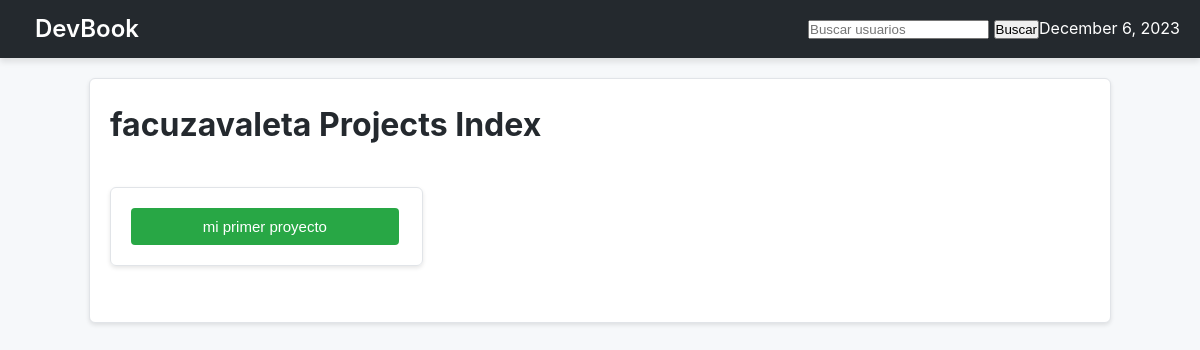
Before: /facuzavaleta/projects/ with the older database file.
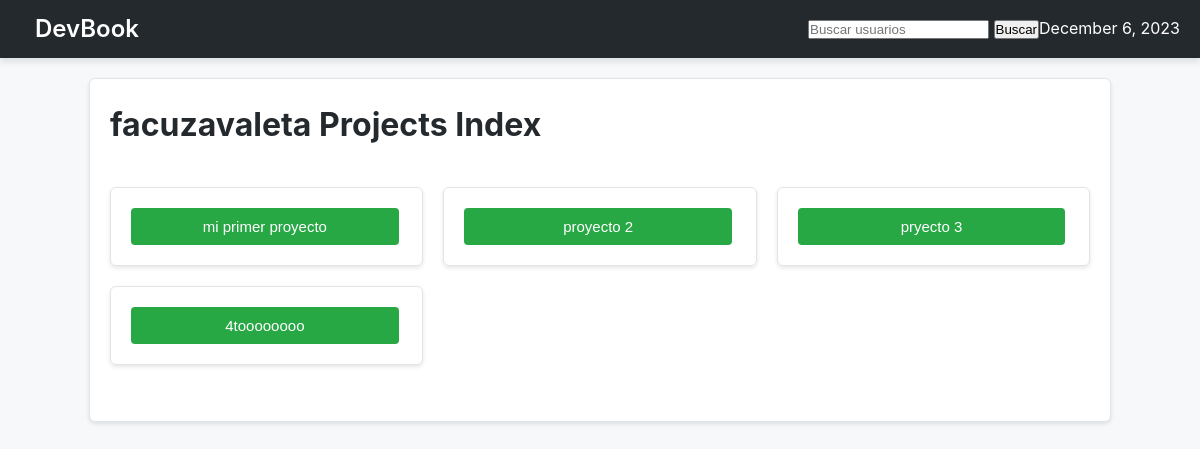
After: the same page with the newer database file.
### projects/models.py (models this page shows, shortened)
class Project(models.Model):
    user = models.ForeignKey(CustomUser, on_delete=models.CASCADE)
    title = models.CharField(max_length=25)
    description = models.TextField()
    link = models.URLField(blank=True, null=True)
    repository_link = models.URLField(blank=True, null=True)
    image = models.ImageField(upload_to='project_images/', blank=True, null=True)
    created_at = models.DateTimeField(default=timezone.now)
    modified_at = models.DateTimeField(auto_now=True)

### projects/views.py (the view)
# urls.py: path('', projects_index, name='projects_index'),
def projects_index(request, username):
    user = get_object_or_404(CustomUser, username=username)
    is_owner = request.user == user
    user_projects = Project.objects.filter(user__username=username)
    return render(request, 'projects/projects_index.html', {'username': username, 'is_owner': is_owner, 'user_projects': user_projects})

### devbook/context_processors.py (called while the page is built)
def current_datetime(request):
    return {'current_datetime': datetime.now()}

### projects/templates/projects/projects_index.html
{% extends 'base.html' %}
{% block page_content %}
{% if is_owner %}
    <div class="my-projects">
        <h1>Mis proyectos</h1>
        <button class="enter-btn"><a href="{% url 'create_project' username=username %}">Create New Project</a></button>
    </div>
{% else %}
    <h1>{{ username }} Projects Index</h1>
{% endif %}
{% if user_projects %}
<div class="user-projects">
    <ul class="project-grid">
        {% for project in user_projects %}
            <li>
                <div class="project-card">
                    <button class="comment-btn"><a href="{% url 'project_detail' username=username project_id=project.id %}">{{ project.title }}</a></button>
                </div>
            </li>
        {% endfor %}
    </ul>
</div>
{% else %}
    <p>No projects created</p>
{% endif %}
{% endblock %}

Changed rows visible on the page:
added Project: title "proyecto 2"
added Project: title "pryecto 3"
added Project: title "4toooooooo"
